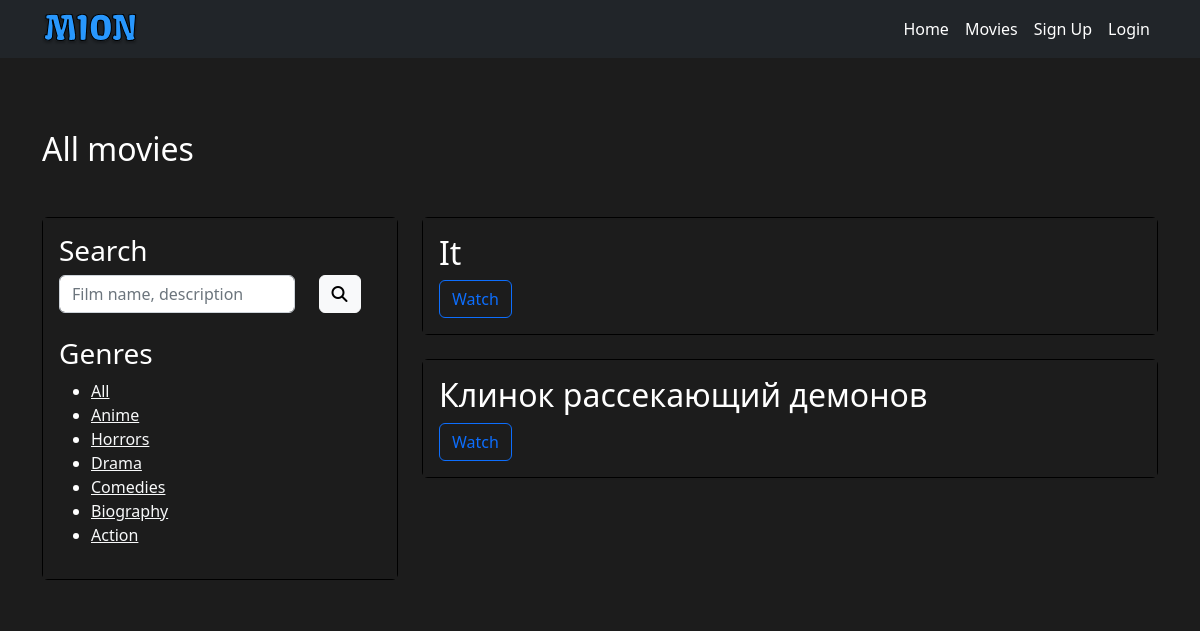
/movies/all/, run on the app's committed database.
### mionApp/models.py (models this page shows, shortened)
class Genre(models.Model):
    genreName = models.CharField("Genre name", max_length=255)
    slug = models.SlugField(unique=True, blank=True, editable=False)

class Movie(models.Model):
    movieName = models.CharField("Movie name", max_length=255)
    genre = models.ForeignKey(Genre, on_delete=models.CASCADE, verbose_name="Genre")
    producer = models.CharField("Producer", max_length=255)
    cover = models.CharField("Link to cover", max_length=500)
    poster = models.CharField("Link to poster", max_length=500)
    year = models.IntegerField("Year")
    rating = models.FloatField("Rating")
    movieLink = models.CharField("Youtube movie link", max_length=500)
    description = models.TextField("Description")
    isTopTen = models.BooleanField("Is top ten", default=False)
    isRecommended = models.BooleanField("Is recommended", default=False, blank=True, null=True)

### mionApp/views.py (the view)
# urls.py: path('movies/all/', views.allMovies, name='allMovies'),
def allMovies(request, slug=None):
    genre = None
    genres = Genre.objects.all()
    searchData = request.GET.get('search')
    if searchData:
        movies = Movie.objects.filter(Q(movieName__icontains=searchData) | Q(description__icontains=searchData))
    else:
        movies = Movie.objects.all()
    if slug:
        genre = get_object_or_404(Genre, slug=slug)
        movies = movies.filter(genre=genre)
    return render(request, "user/all-movies.html", {
        'movies': movies,
        'genres': genres,
        'genre': genre
    })

### mionApp/templates/user/all-movies.html (shortened to what this page needs)
{% extends '../base.html' %}
{% block content %}
<main class="main"><div style=" padding: 24px 24px; background:  #1C1C1C; background-size: cover; background-attachment: fixed; background-position: center;">
    <div class="top-ten">
        <div class="container" style="color: rgb(255, 255, 255);">
            <h2 class="mt-5 mb-5" style="color: rgb(255, 255, 255);">All movies</h2>
            <div class="row">
                <div class="col-md-4">
                    <div class="card" style="background:  #000000">
                        <div class="card-body" style="background: #1C1C1C;">
                            <h3>Search</h3>
                            <form class="mb-4" action="{% url 'allMovies' %}">
                                <div class="row">
                                    <div class="col-9">
                                        <input type="search" name="search" class="form-control" placeholder="Film name, description">
                                    </div>
                                    <div class="col-3">
                                        <button type="submit" class="btn btn-light"><i class="fa-solid fa-magnifying-glass"></i></button>
                                    </div>
                                </div>
                            </form>
                            <h3>Genres</h3>
                            <ul>
                                <li><a href="{% url 'allMovies' %}" class="text-light">All</a></li>
                                {% for genre in genres %}
                                <li><a href="{% url 'filterMovies' slug=genre.slug %}" class="text-light">{{ genre.genreName }}</a></li>
                                {% endfor %}
                            </ul>
                        </div>
                    </div>
                </div>
                <div class="col-md-8">
                    {% for movie in movies %}
                    <div class="card mb-4" style="background:  #000000">
                        <div class="card-body" style="background: #1C1C1C; ">
                            <h2>{{ movie.movieName }}</h2>
                            <a href="{% url 'movieDetail' pk=movie.pk %}" class="btn btn-outline-primary">Watch</a>
                        </div>
                    </div>
                    {% endfor %}
                </div>
            </div>
        </div>
    </div>
    </div></main>
{% endblock %}

### mionApp/templates/base.html (shortened to what this page needs)
{% load static %}
<!DOCTYPE html>
<html lang="en">
<head>
    <link rel="stylesheet" href="{% static './css/style.css' %}">
    <link rel="stylesheet" href="{% static './css/bootstrap.min.css' %}">
    <link rel="stylesheet" href="{% static './css/owl.theme.default.min.css' %}">
    <link rel="stylesheet" href="{% static './css/owl.carousel.min.css' %}">
    <link rel="stylesheet" href="https://cdnjs.cloudflare.com/ajax/libs/font-awesome/6.3.0/css/all.min.css" />
</head>
<body>
    <header class="navbar navbar-expand-lg bg-dark navbar-dark">
        <div class="container">
          <a class="navbar-brand" href="#"><img class="logo" src="{% static './img/MION.svg' %}" alt="Mion"></a>
          <div class="collapse navbar-collapse" id="navbarSupportedContent">
            <ul class="navbar-nav ms-auto mb-2 mb-lg-0">
              <li class="nav-item">
                <a class="nav-link active" aria-current="page" href="{% url 'topMovies' %}">Home</a>
              </li>
              <li class="nav-item">
                <a class="nav-link active" aria-current="page" href="{% url 'allMovies' %}">Movies</a>
              </li>
                {% if user.is_authenticated %}
              <li class="nav-item">
                <a class="nav-link active" aria-current="page" href="{% url 'logoutUser' %}">{{ user.username }} : Logout</a>
              </li>
                {% else %}
                <li class="nav-item">
                <a class="nav-link active" aria-current="page" href="{% url 'signUp' %}">Sign Up</a>
              </li>
              <li class="nav-item">
                <a class="nav-link active" aria-current="page" href="{% url 'loginPage' %}">Login</a>
              </li>
                {% endif %}
            </ul>
          </div>
        </div>
    </header>
    {% block content %}
    {% endblock %}
</body>
</html>

### mionApp/static/css/style.css (style rules this page uses)
.logo { width: 8vw; }
.navbar .container { display: flex; align-items: center; }
.top-ten { bgcolor: 000000; }
.main { min-height: 100vh; background-color: #1C1C1C; }
html { background-color: #1C1C1C; }

### data on the page
Genre: genreName "Anime"
Genre: genreName "Horrors"
Genre: genreName "Drama"
Genre: genreName "Comedies"
Genre: genreName "Biography"
Genre: genreName "Action"
Movie: movieName "It"
Movie: movieName "Клинок рассекающий демонов"
